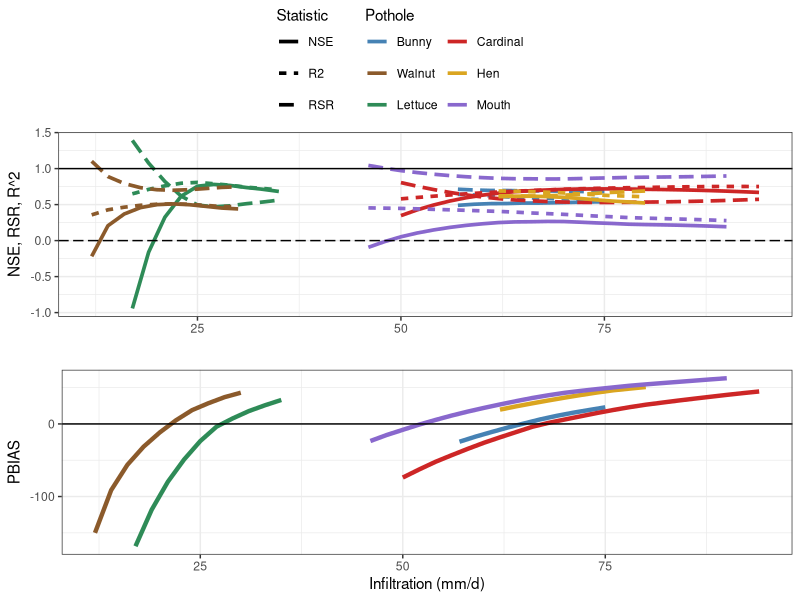
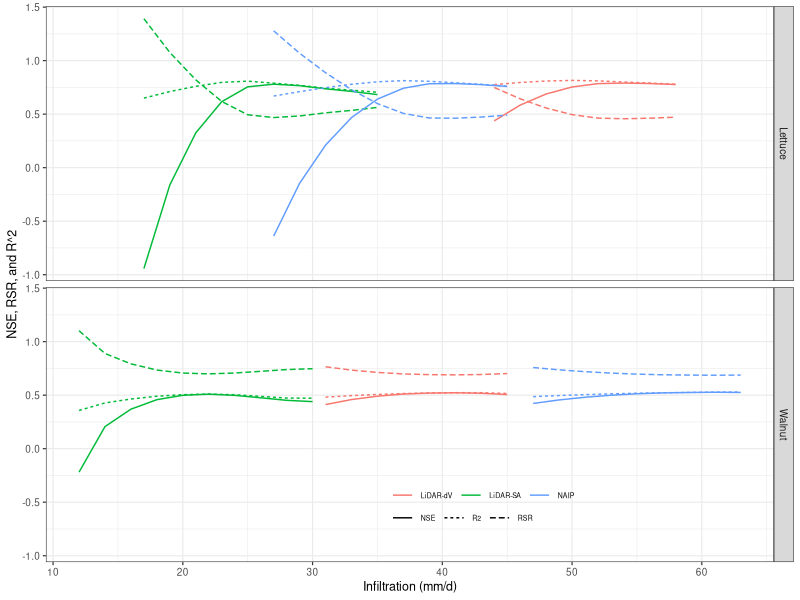
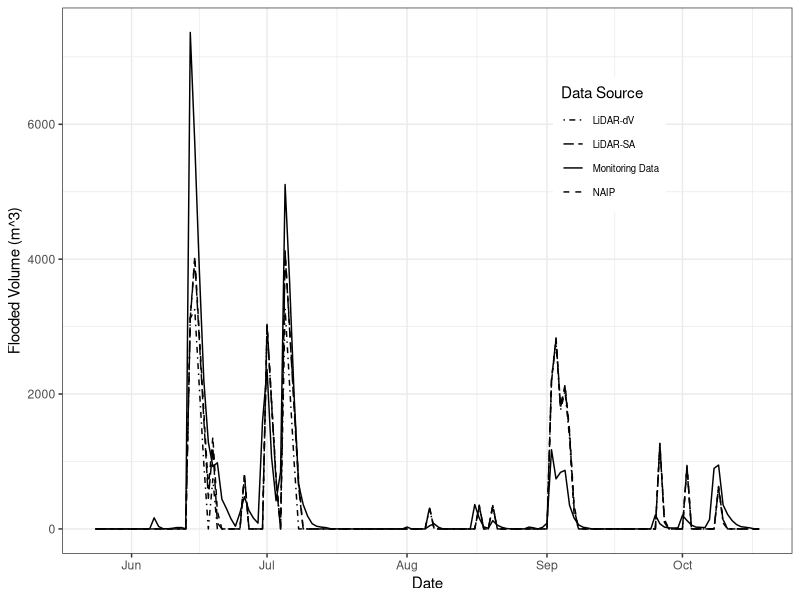
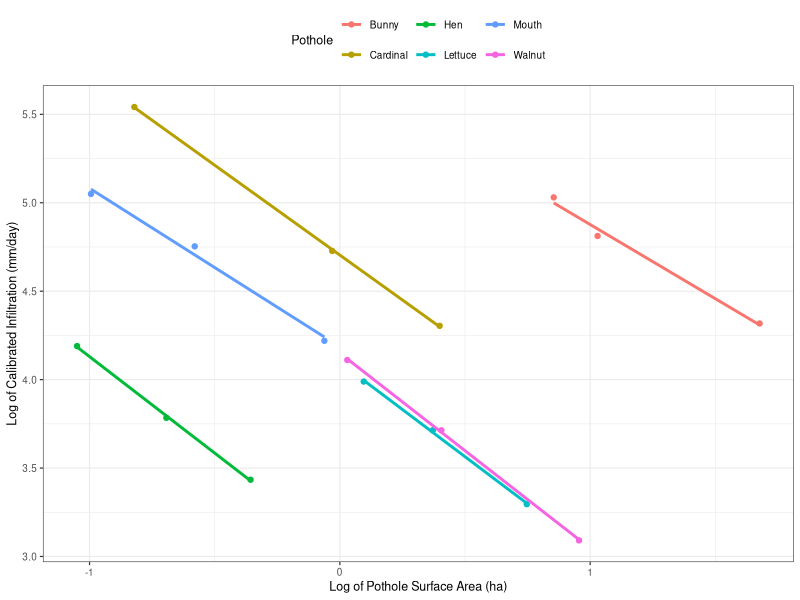
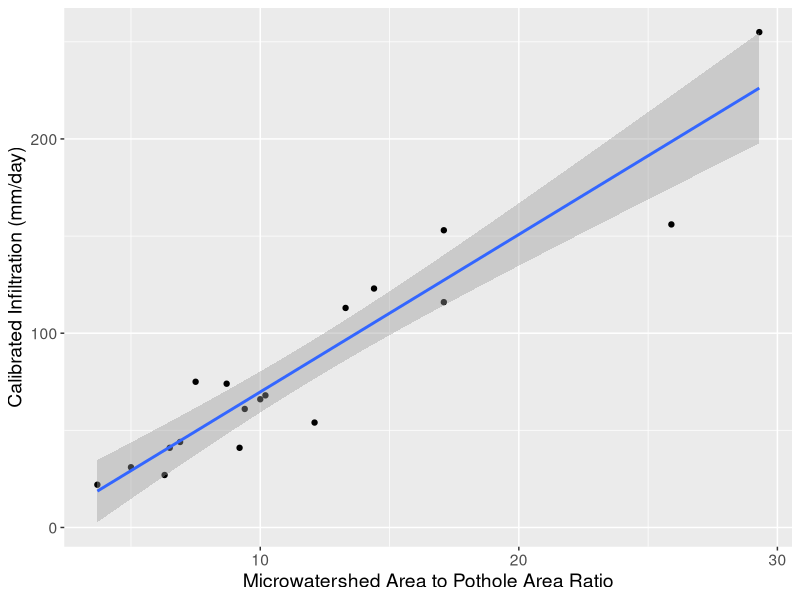
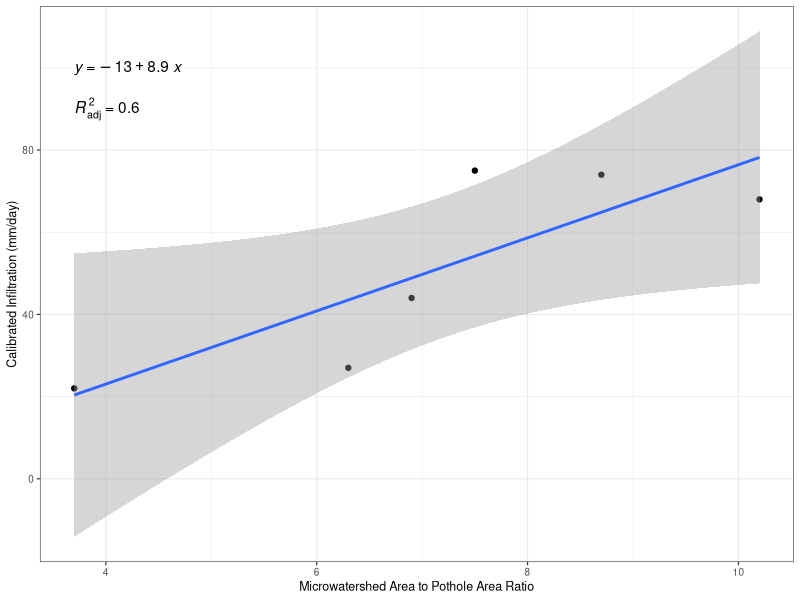
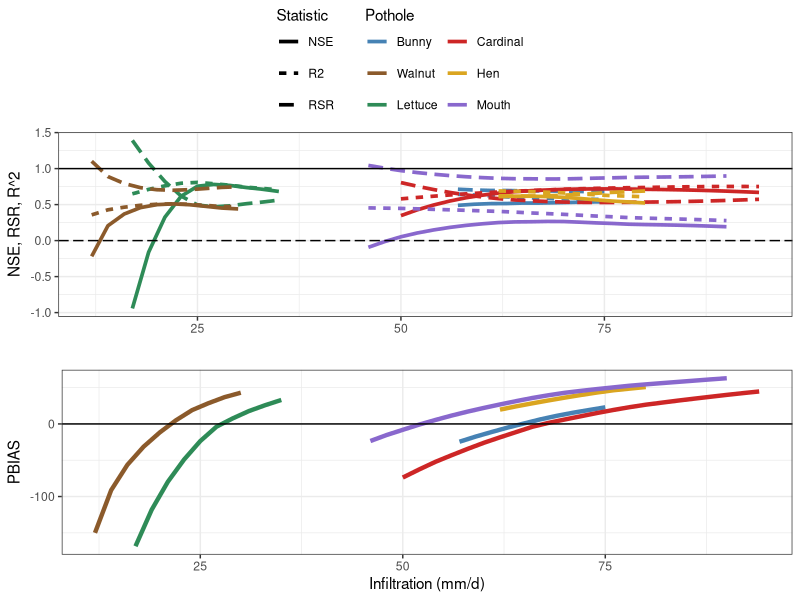
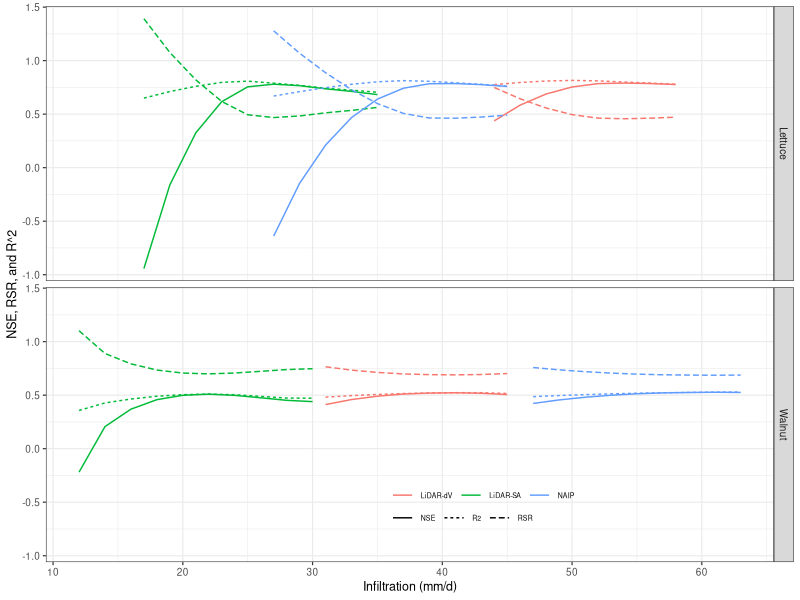

Generate these figures, in order, with R:
## ---- chunk 1
knitr::opts_chunk$set(echo = F)
## ---- chunk 2
# AUTHOR: BRADY NAHKALA
# LAST REVISED: 03 SEP 2020
# PURPOSE: CREATE FIGURES FOR AWM TECH MEMO PUBLICATION
# 03.23.2020 - updated with new Cardinal and mouth data
# 
# 
# =======================
library(ggplot2)
library(dplyr)
library(RColorBrewer)
library(gridExtra)
library(tidyr)
library(ggpubr)
library(ggeffects)

# DATA ==================
stats_data <- as.data.frame(read.csv("Stats_Data_All_Potholes_Methods.csv", header=T, sep = ","))
stats_data_course <- as.data.frame(read.csv("Stats_Data_Course_All.csv", header=T, sep = ","))
head(stats_data)
head(stats_data_course)

nms <- c("Bunny", "Walnut", "Lettuce", "Cardinal", "Hen", "Mouth")
cols <- c("steelblue", "tan4", "seagreen", "firebrick3", "goldenrod", "mediumpurple3")

# FIGURE 3 ==============
stats_data_filter <- stats_data %>%
  filter(Method == 3)

stats_data_long <- stats_data_filter[, c(1, 7:11)] %>%
  gather(key="Statistic", value = "result", 3:6) %>%
  filter(Statistic != "PBIAS")

ylim.p <- c(-0.2, 1.1)
ylim.s <- c(-50, 150)

b <- diff(ylim.p)/diff(ylim.s)
a <- b*(ylim.p[1]-ylim.s[1])

txtsize <- 9  

fig3a <- ggplot(stats_data_long, aes(x=Infiltration, y=result, color=Pothole, linetype=Statistic))+
  geom_line(size=1.25)+
  scale_color_manual(breaks=nms, values=cols)+
  geom_hline(aes(yintercept=1))+
  geom_hline(aes(yintercept=0),linetype="longdash")+
  ylab("NSE, RSR, R^2")+
  xlab("")+
  theme(text = element_text(size = txtsize))+
  theme_bw()+
  guides(col=guide_legend(nrow = 3, title.position="top"), linetype=guide_legend(nrow=3, title.position="top"))

fig3b <- ggplot(stats_data_filter)+
  geom_line(aes(x=Infiltration, y=PBIAS, color=Pothole), linetype="solid", size=1.5)+
  scale_color_manual(breaks=nms, values=cols)+
  geom_hline(aes(yintercept=0),linetype="solid")+
  ylab("PBIAS")+
  xlab("Infiltration (mm/d)")+
  theme(text = element_text(size = txtsize))+
  theme_bw()


png("Fig3_Calibration.png", width=90, height=180, units="mm", res=200)
# windows()
ggarrange(fig3a, fig3b, ncol=1, common.legend = T, legend = "top")
dev.off()

ggarrange(fig3a, fig3b, ncol=1, common.legend = T, legend = "top")

## ---- chunk 3
# DATA ==================
stats_data <- as.data.frame(read.csv("Stats_Data_All_Potholes_Methods.csv", header=T, sep = ","))
stats_data_course <- as.data.frame(read.csv("Stats_Data_Course_All.csv", header=T, sep = ","))
head(stats_data)
head(stats_data_course)


stats_data_mw <- stats_data[ , c(1:2, 7:11)] %>%
  filter(Pothole == "Lettuce" | Pothole == "Walnut") %>%
  gather(key="Statistic", value = "result", 4:7) %>%
  filter(Statistic !="PBIAS")

stats_data_mw$Method2 <- character(length(stats_data_mw$Pothole))    
stats_data_mw <- within(stats_data_mw, Method2[Method == 1] <- "LiDAR-dV")  
stats_data_mw <- within(stats_data_mw, Method2[Method == 2] <- "NAIP") 
stats_data_mw <- within(stats_data_mw, Method2[Method == 3] <- "LiDAR-SA")
stats_data_mw <- within(stats_data_mw, rm(Method))
stats_data_mw <- stats_data_mw %>%
  rename(Method = Method2)

# PLOT ==================
# need to change size of lines - BIGGER!
# currently does not plot PBIAS

fig4 <- ggplot(stats_data_mw, aes(x = Infiltration, y=result, color=Method, linetype=Statistic)) +
  geom_line(size=0.5)+
  facet_grid(rows = vars(Pothole))+
  xlab("Infiltration (mm/d)")+
  ylab("NSE, RSR, and R^2")+
  theme_bw(base_size = 9)+
  theme(legend.position = c(0.6, 0.1), legend.text = element_text(size=5), legend.direction = "vertical", legend.spacing = unit(-3.5, 'mm'), legend.background = element_blank(),
    legend.box.background = element_blank(),
    legend.key = element_blank())+
  guides(col=guide_legend(nrow=1, title = NULL), linetype=guide_legend(nrow=1, title = NULL))
# windows()
fig4

png("Fig04_MethodsComparison.png", width=90, height=90, units="mm", res=200)
fig4
dev.off()
## ---- chunk 4
# DATA ==================
# data comes from Cardinal
hydro_data <- as.data.frame(read.csv("hydrograph_data.csv", header=T, sep = ","))
head(hydro_data)
hydro_data_long <- hydro_data %>%
  gather(key="Source", value = "Volume", 2:5)
head(hydro_data_long)

Fig5_hydrograph <- ggplot(hydro_data_long, aes(x=as.Date(Date, "%m/%d/%y"), y=Volume, group=Source))+
  geom_line(size=0.5, aes(linetype=Source))+
  scale_linetype_manual(
    name="Data Source",
    values = c("dotdash", "longdash", "solid", "dashed"),
    labels=c("LiDAR-dV","LiDAR-SA","Monitoring Data", "NAIP")
    )+
  labs(
    x = "Date",
    y="Flooded Volume (m^3)"
  )+
  theme(text = element_text(size=9))+
  theme_bw()+
  theme(legend.position = c(0.75, 0.75), legend.text = element_text(size=7))
  # guides(linetype=guide_legend(nrow = 2, title.position=c(0.75, 0.75)))

# windows()
Fig5_hydrograph

png(filename = "Fig05_Hydrograph.png", width=90, height=90, units="mm", res=200)
Fig5_hydrograph
dev.off()
## ---- chunk 5
# DATA =================

data.df <- data.frame("methods"=as.numeric(c(rep(1, 6), rep(2, 6), rep(3, 6))), 
                      "pothole" = c(rep(c("Bunny", "Walnut", "Lettuce", "Cardinal",
                                          "Hen", "Mouth"), 3)), 
                      "capa.ratio" = c(14.4, 6.5, 12.1, 29.3, 10.0, 25.9, 
                                       17.1, 9.4, 9.2, 13.3, 5.0, 17.1, 
                                       7.5, 3.7, 6.3, 8.7, 6.9, 10.2), 
                      "infiltration" = c(123, 41, 54, 255, 66, 156, 
                                         153, 61, 41, 113, 31, 116, 
                                         75, 22, 27, 74, 44, 68), 
                      "pothole.area" = c(2.8, 1.5, 1.1, 0.44, 0.35, 0.37, 
                                         2.35, 1.03, 1.45, 0.97, 0.7, 0.56, 
                                         5.35, 2.6, 2.11, 1.49, 0.5, 0.94))

# filtered to method 3
data.three.df <- data.df[13:18, ]

# linear model
l.bun <- lm(log(infiltration) ~ log(pothole.area), data=data.df[c(1, 7, 13), ])

Fig6 <- ggplot(data = data.df, aes(x = log(pothole.area), y = log(infiltration), color=pothole))+
  geom_point()+
  #geom_line(aes(x=pothole.area, y=60*pothole.area^-1))+
  stat_smooth(method = 'lm', se=FALSE)+
  ylab("Log of Calibrated Infiltration (mm/day)")+
  xlab("Log of Pothole Surface Area (ha)")+
  labs(color="Pothole")+
  theme_bw(base_size = 9)+
  theme(legend.position = "top")
  
png(filename="Fig6_PowerCurves.png", width=90, height=90, units="mm", res=200)
# windows()
Fig6
dev.off()
Fig6
## ---- chunk 6
# DATA =================

data.df <- data.frame("methods"=as.numeric(c(rep(1, 6), rep(2, 6), rep(3, 6))), 
                      "pothole" = c(rep(c("bunny", "walnut", "lettuce", "cardinal",
                                        "hen", "mouth"), 3)), 
                      "capa.ratio" = c(14.4, 6.5, 12.1, 29.3, 10.0, 25.9, 
                                       17.1, 9.4, 9.2, 13.3, 5.0, 17.1, 
                                       7.5, 3.7, 6.3, 8.7, 6.9, 10.2), 
                      "infiltration" = c(123, 41, 54, 255, 66, 156, 
                                         153, 61, 41, 113, 31, 116, 
                                         75, 22, 27, 74, 44, 68), 
                      "pothole.area" = c(2.8, 1.5, 1.1, 0.44, 0.35, 0.37, 
                                         2.35, 1.03, 1.45, 0.97, 0.7, 0.56, 
                                         5.35, 2.6, 2.11, 1.49, 0.5, 0.94))

# filtered to method 3
data.three.df <- data.df[13:18, ]


# PLOT, no filter =================
regr1 <- lm(infiltration ~ capa.ratio, data = data.df)
regr1

Fig7 <- ggplot(data=data.df, aes(x=capa.ratio, y = infiltration))+
  geom_point() +
  geom_smooth(method = 'lm')+
  ylab("Calibrated Infiltration (mm/day)")+
  xlab("Microwatershed Area to Pothole Area Ratio")+
  theme(text=element_text(size=14))

# png(filename="caparegr.png", width=400, height=400)
# windows()
Fig7
# dev.off()

# PLOT, filter ====================
regr2 <- lm(infiltration ~ capa.ratio, data = data.three.df)
regr2


Fig7filter <- ggplot(data=data.three.df, aes(x=capa.ratio, y = infiltration))+
  geom_point() +
  geom_smooth(method = 'lm')+
  ylab("Calibrated Infiltration (mm/day)")+
  xlab("Microwatershed Area to Pothole Area Ratio")+
  theme(text=element_text(size=14))
# windows()
# Fig7filter

gscat <- ggscatter(data.three.df, x="capa.ratio", y="infiltration", add="reg.line")+
  stat_cor()+
  stat_regline_equation()+
  labs(
    x="Microwatershed Area to Pothole Area Ratio",
    y="Calibrated Infiltration (mm/day)"
  )

formula <- y ~ poly(x, 1, raw = TRUE)
fig7filter2 <- ggplot(data.three.df, aes(x=capa.ratio, y = infiltration)) +
  geom_point() +
  stat_smooth(method = "lm", formula = formula) +
  stat_regline_equation(
    aes(label =  ..eq.label..),
    formula = formula,
    label.y=100
  )+
  stat_regline_equation(aes(label = ..adj.rr.label..), formula = formula,
    label.y=90)+
  labs(
    x="Microwatershed Area to Pothole Area Ratio",
    y="Calibrated Infiltration (mm/day)"
  )+
  theme_bw(base_size = 9)

# windows()
fig7filter2

png(filename="Fig07_Regression.png", width=90, height=90, units="mm", res=200)
# windows()
fig7filter2
dev.off()
